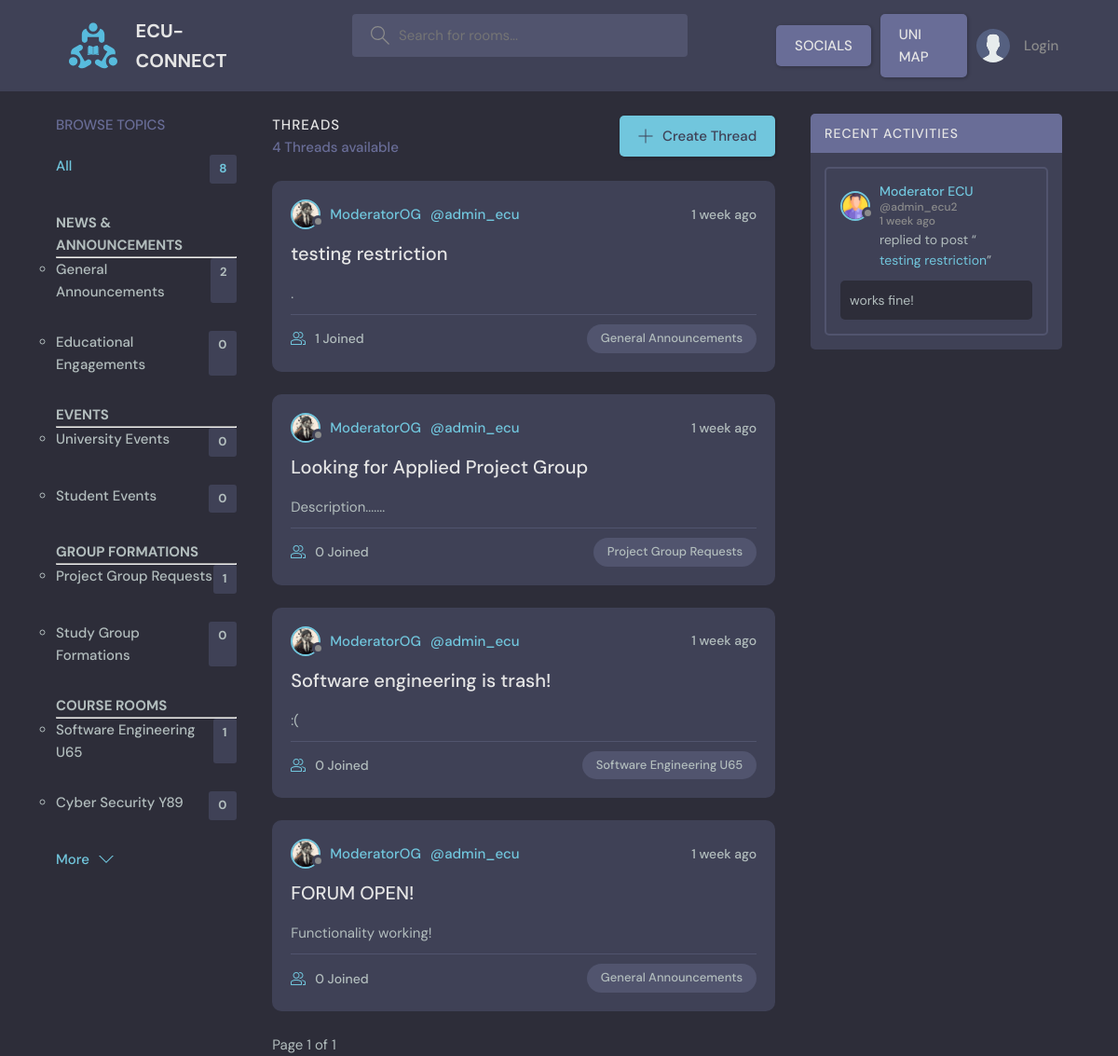
The app's page /, older data.
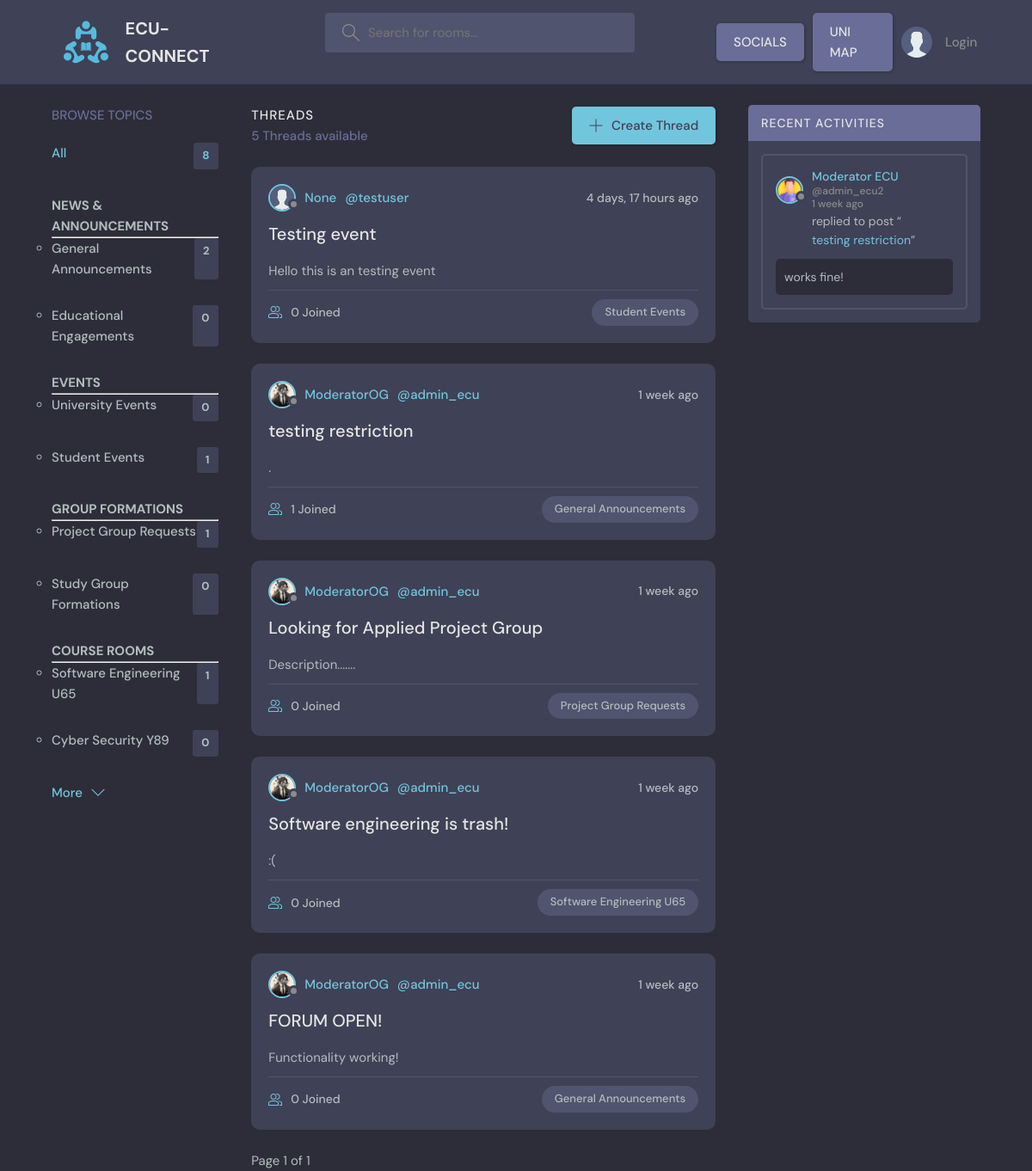
The same page, newer data.
### base/models.py (models this page shows, shortened)
class Topic(models.Model):
    name = models.CharField(max_length=200)

class Thread(models.Model):
    host = models.ForeignKey(User, on_delete = models.SET_NULL, null=True)
    topic = models.ForeignKey(Topic, on_delete = models.SET_NULL, null=True)
    name = models.CharField(max_length=200)
    description = models.TextField(null = True, blank = True)
    participants = models.ManyToManyField(User, related_name='participants', blank=True)
    updated = models.DateTimeField(auto_now= True)
    created = models.DateTimeField(auto_now_add= True)
    class Meta:
       ordering = ['-updated', '-created']
    def __str__(self):
        return self.name

class User(AbstractUser):
    username = models.CharField(max_length=150, unique=True, null=True)
    name = models.CharField(max_length=200, null=True)
    email = models.EmailField(unique=True, null=True)
    bio = models.TextField(null=True)
    avatar = models.ImageField(null=True, default="avatar.svg")
    USERNAME_FIELD = 'email'
    REQUIRED_FIELDS = ['username']

class Comment(models.Model):
    user = models.ForeignKey(User, on_delete=models.CASCADE)
    thread = models.ForeignKey(Thread, on_delete=models.CASCADE)
    body = models.TextField()
    updated = models.DateTimeField(auto_now= True)
    created = models.DateTimeField(auto_now_add= True)
    class Meta:
       ordering = ['-updated', '-created']

### base/views.py (the view)
# urls.py: 2. Add a URL to urlpatterns:  path('', views.home, name='home')
def home(request):
    q = request.GET.get('q') if request.GET.get('q') != None else ''
    threads = Thread.objects.filter(
        Q(topic__name__icontains=q) |
        Q(name__icontains=q) |
        Q(description__icontains=q)
        )#[0:5]
    thread_count = threads.count()
    paginator = Paginator(threads, 5)  # Show 5 threads per page
    page_number = request.GET.get('page')
    try:
        threads = paginator.page(page_number)
    except PageNotAnInteger:
        threads = paginator.page(1)
    except EmptyPage:
        threads = paginator.page(paginator.num_pages)
    topics = Topic.objects.all() #[0:5]
    thread_comments = Comment.objects.filter(Q(thread__topic__name__icontains=q))[0:5]
    context = {'threads': threads, 'topics': topics, 'thread_comments': thread_comments, 'thread_count': thread_count, 'q': q}
    return render(request, 'base/home.html', context )

### base/templates/base/home.html (shortened to what this page needs)
{% extends 'main.html' %}
{% block content %}
    <main class="layout layout--3">
      <div class="container">
        {% include 'base/topics_component.html' %}
        <div class="roomList">
          <div class="roomList__header">
            <div>
              <h2>THREADS</h2>
              <p>{{thread_count}} Threads available</p>
            </div>
            <a class="btn btn--main" href="{% url 'create_thread' %}">
              <svg version="1.1" xmlns="http://www.w3.org/2000/svg" width="32" height="32" viewBox="0 0 32 32">
                <title>add</title>
                <path
                  d="M16.943 0.943h-1.885v14.115h-14.115v1.885h14.115v14.115h1.885v-14.115h14.115v-1.885h-14.115v-14.115z"
                ></path>
              </svg>
              Create Thread
            </a>
          </div>
          {% include 'base/feed_component.html' %}
        </div>
        {% include 'base/activity_component.html' %}
      </div>
    </main>
{% endblock content %}

### base/templates/base/topics_component.html (shortened to what this page needs)
        <div class="topics">
            <div class="topics__header">
              <h2>Browse Topics</h2>
            </div>
            <ul class="topics__list">
                <li>
                    <a href="{% url 'home' %}" class="active">All <span>{{topics.count}}</span></a>
                </li>
              <li>
                <h4>NEWS & ANNOUNCEMENTS</h4>
                <hr>
                <ul>
                  {% for topic in topics %}
                    {% if topic.name == "General Announcements" or topic.name == "Educational Engagements"  %}
                      <li><strong><a href="{% url 'home' %}?q={{topic.name}}">{{topic.name}}<span>{{topic.thread_set.all.count}}</span></a></strong></li>
                    {% endif %}
                  {% endfor %}
                </ul>
              </li>
              <li>
                <h4>EVENTS</h4>
                <hr>
                <ul>
                  {% for topic in topics %}
                  {% if topic.name == "University Events" or topic.name == "Student Events"  %}
                      <li><strong><a href="{% url 'home' %}?q={{topic.name}}">{{topic.name}}<span>{{topic.thread_set.all.count}}</span></a></strong></li>
                    {% endif %}
                  {% endfor %}
                </ul>
              </li>
              <li>
                <h4>GROUP FORMATIONS</h4>
                <hr>
                <ul>
                  {% for topic in topics %}
                  {% if topic.name == "Project Group Requests" or topic.name == "Study Group Formations"  %}
                      <li> <a href="{% url 'home' %}?q={{topic.name}}">{{topic.name}}<span>{{topic.thread_set.all.count}}</span></a></li>
                    {% endif %}
                  {% endfor %}
                </ul>
              </li>
              <li>
                <h4>COURSE ROOMS</h4>
                <hr>
                <ul>
                  {% for topic in topics %}
                  {% if topic.name == "Software Engineering U65" or topic.name == "Cyber Security Y89"  %}
                      <li><strong><a href="{% url 'home' %}?q={{topic.name}}">{{topic.name}}<span>{{topic.thread_set.all.count}}</span></a></strong></li>
                    {% endif %}
                  {% endfor %}
                </ul>
              </li>
            </ul>
            <a class="btn btn--link" href="topics.html">
              More
              <svg version="1.1" xmlns="http://www.w3.org/2000/svg" width="32" height="32" viewBox="0 0 32 32">
                <title>chevron-down</title>
                <path d="M16 21l-13-13h-3l16 16 16-16h-3l-13 13z"></path>
              </svg>
            </a>
          </div>

### base/templates/base/feed_component.html (shortened to what this page needs)
{% for thread in threads %}
<div class="roomListRoom">
    <div class="roomListRoom__header">
        <a href="{% url 'user_profile' thread.host.id %}" class="roomListRoom__author">
        <div class="avatar avatar--small">
            <img src="{{thread.host.avatar.url}}" />
        </div>
        <span>{{thread.host.name}}</span>
        <span>@{{thread.host.username}}</span>
        </a>
        <div class="roomListRoom__actions">
        <span>{{thread.created|timesince}} ago</span>
        </div>
    </div>
    <div class="roomListRoom__content">
        <a href="{% url 'thread' thread.id %}">{{thread.name}}</a>
        <p>
            {{ thread.description }}
        </p>
    </div>
    <div class="roomListRoom__meta">
        <a href="{% url 'thread' thread.id %}" class="roomListRoom__joined">
        {{thread.participants.all.count}} Joined
        </a>
        <p class="roomListRoom__topic">{{thread.topic.name}}</p>
    </div>
</div>
{% endfor %}
<div class="pagination">
    <span class="step-links">
        <span class="current">
            Page {{ threads.number }} of {{ threads.paginator.num_pages }}
        </span>
    </span>
</div>

### base/templates/base/activity_component.html (shortened to what this page needs)
<div class="activities">
    <div class="activities__header">
      <h2>Recent Activities</h2>
    </div>
    {% for comment in thread_comments %}
    <div class="activities__box">
      <div class="activities__boxHeader roomListRoom__header">
        <a href="{% url 'user_profile' comment.user.id %}" class="roomListRoom__author">
          <div class="avatar avatar--small">
            <img src="{{comment.user.avatar.url}}" />
          </div>
          <p>
            {{comment.user.name}}
            <span>@{{comment.user.username}}</span>
            <span>{{comment.created|timesince}} ago</span>
          </p>
        </a>
      </div>
      <div class="activities__boxContent">
        <p>replied to post “<a href="{% url 'thread' comment.thread.id %}">{{comment.thread}}</a>”</p>
        <div class="activities__boxRoomContent">
            <p>{{comment.body}}</p>
        </div>
      </div>
    </div>
    {% endfor %}
  </div>

Row changes from the older to the newer data that the page shows:
computed for Topic "Student Events": thread_set.all.count "0" → "1"
added Thread: host.avatar (placeholder picture), host.name "None", host.username "testuser", created "4 days, 17 hours", name "Testing event", description "Hello this is an testing event", participants.all.count "0", topic.name "Student Events"
Text that changed along with them:
{{ thread_count }}: "4" → "5"
